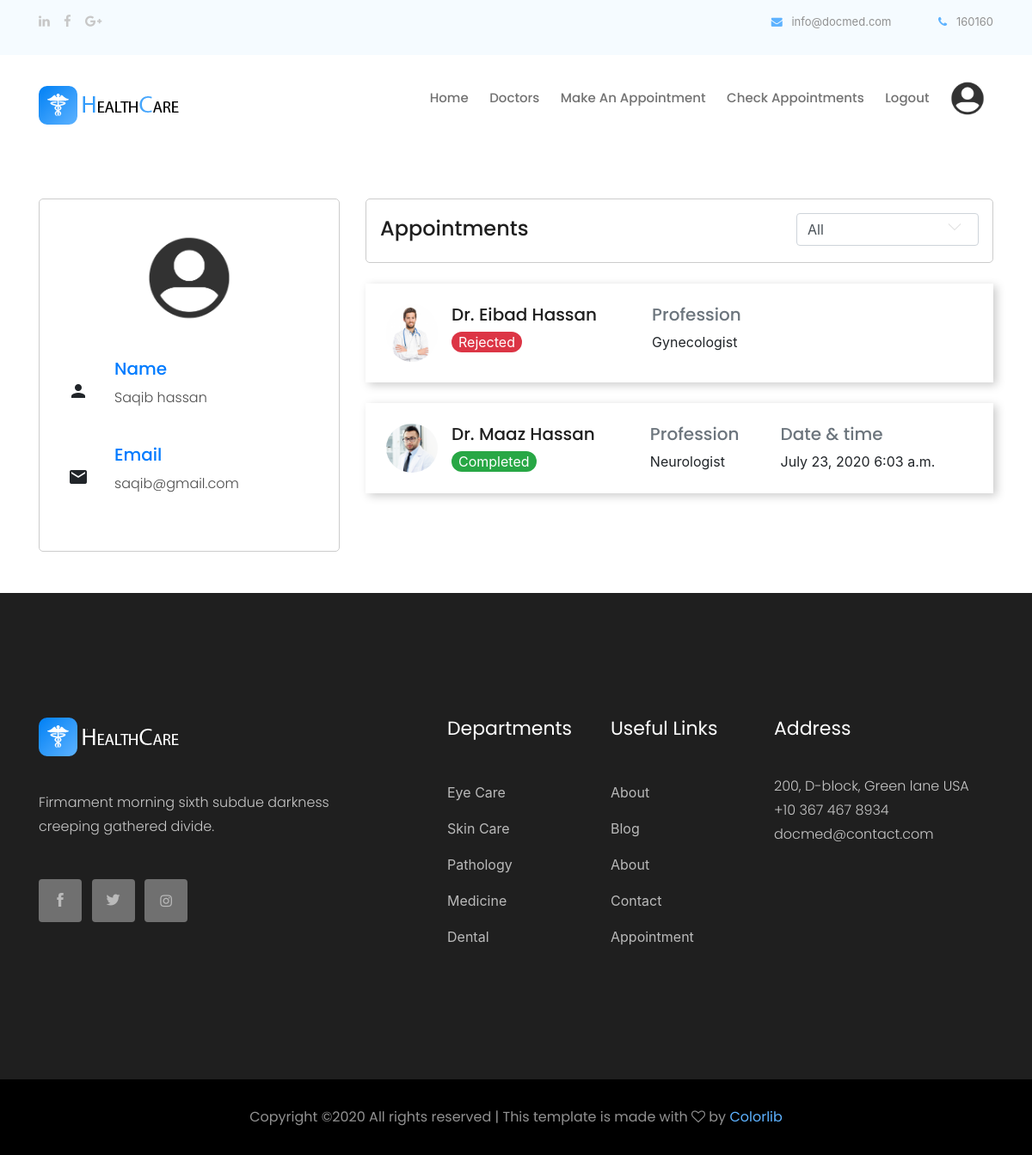
Before: /myProfile (signed in) with the older database file.
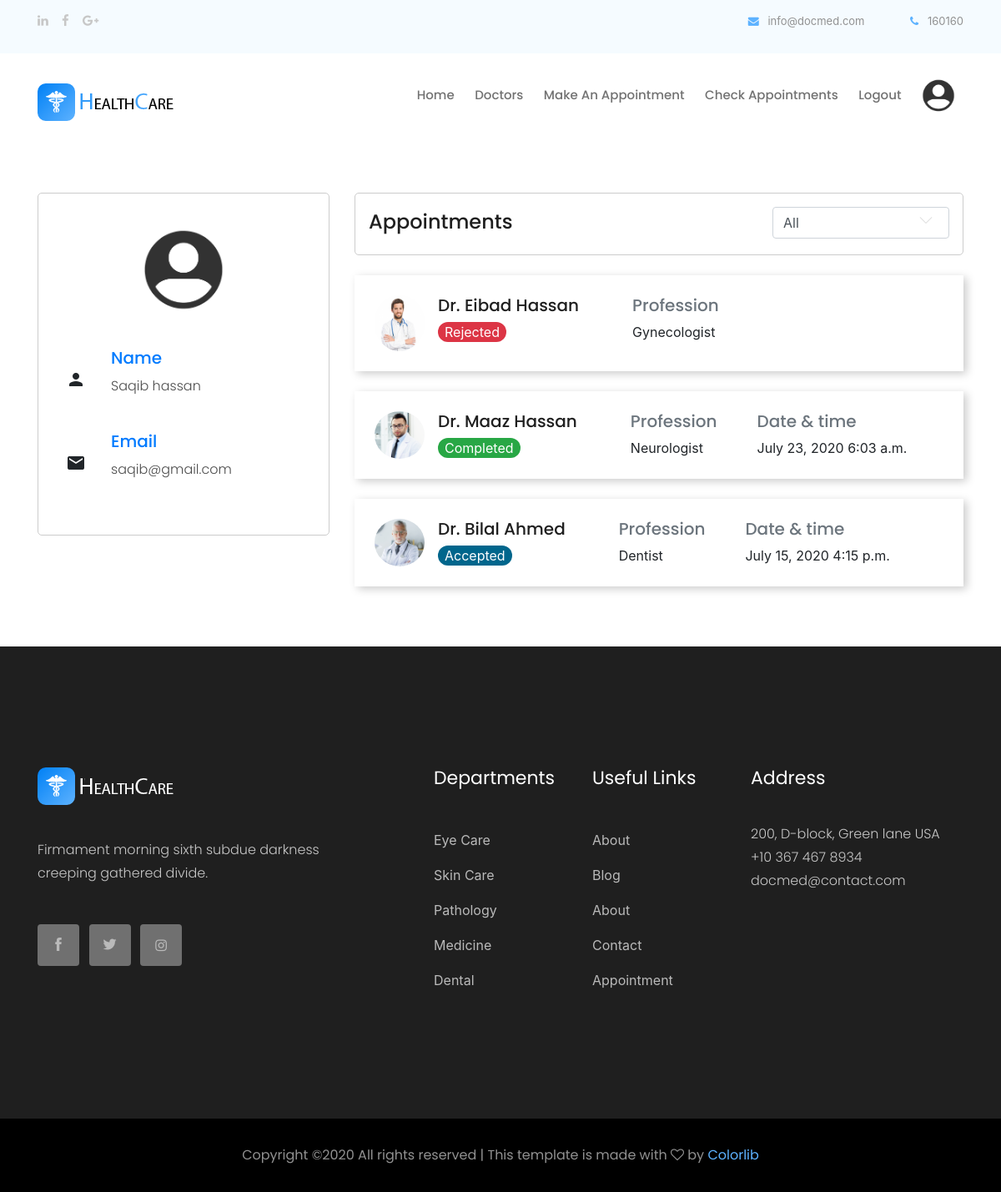
After: the same page with the newer database file.
### application/models.py (models this page shows, shortened)
class appointment(models.Model):
    sender_patient = models.ForeignKey(User, on_delete=models.CASCADE)
    to_doctor = models.ForeignKey(doctors, on_delete=models.CASCADE)
    depart = models.CharField(max_length=50)
    appointment_date = models.DateField(null=True, blank=True)
    appointment_time = models.TimeField(null=True, blank=True)
    status = models.IntegerField(default=0)

class doctors(models.Model):
    first_name = models.CharField(max_length=75)
    last_name = models.CharField(max_length=75)
    image = models.ImageField(upload_to='doctors_pic')
    email = models.CharField(max_length=75)
    city = models.CharField(max_length=75)
    password = models.CharField(max_length=20)
    temp_list = []
    all_depts = department.objects.all()
    for i in all_depts:
        temp_val = [i.related_profession_name, i.related_profession_name]
        temp_list.append(tuple(temp_val))
        print(temp_val)
    PROFESSION_CHOICES = tuple(temp_list)
    profession = models.CharField(choices = PROFESSION_CHOICES, max_length=75)
    hospital = models.CharField(max_length=75)

### application/views.py (the view, shortened to what this page needs)
# urls.py: path('myProfile', views.myProfile, name="myProfile"),
def myProfile(request):
    return profile(request, request.user.id)

### templates/profile.html (shortened to what this page needs)
{% load static %}
{% include 'inc/head.inc.html' %}
<link rel="stylesheet" href="https://maxcdn.bootstrapcdn.com/bootstrap/4.5.0/css/bootstrap.min.css">
<body>
    {% include 'inc/header.inc.html' %}
    <div class="container">
        <div class="row my-5">
            <div class="col-xl-4 col-lg-4 col-md-12 col-sm-12">
                <div class="profile p-4">
                    {% if is_doctor %}
                        <img src="media/{{user_info.image}}" style="width: 100px;" class="pic-profile rounded-circle my-3" alt="">
                    {% else %}
                        <img src="{% static 'img/profile_icon.png' %}" style="width: 100px;" class="pic-profile rounded-circle my-3" alt="">
                    {% endif %}
                    <div class="row my-4" style="text-align: left;">
                        <div class="col-1 px-4 d-flex justify-content-right align-items-center">
                            <i class="material-icons info-icon">person</i>
                        </div>
                        <div class="col-10" style="padding-left: 30px;">
                            <h5 class="text-primary text-b">Name</h5>
                            <p class="info-sub-head">{{user.first_name}} {{user.last_name}}</p>
                        </div>
                    </div>
                    <div class="row my-4" style="text-align: left;">
                        <div class="col-1 px-4 d-flex justify-content-right align-items-center">
                            <i class="material-icons info-icon">mail</i>
                        </div>
                        <div class="col-10" style="padding-left: 30px;">
                            <h5 class="text-primary text-b">Email</h5>
                            <p class="info-sub-head">{{user.username}}</p>
                        </div>
                    </div>
                 </div>
            </div>
            <div class="col-xl-8 col-lg-8 col-md-12 col-sm-12">
                <div class="profile p-3 text-left mb-4">
                    <div class="row">
                        <div class="col-sm-8">
                            <h4 class="mt-1">Appointments</h4>
                        </div>
                        <div class="col-sm-4 text-right">
                        </div>
                    </div>
                </div>
                {% for appoint in all_appoints %}
                {% if is_doctor %}
                    <div class="p-4 my-4 d-flex" style="box-shadow: 4px 3px 10px #cccccc;">
                        <img src="{% static 'img/profile_icon.png' %}" style="width: 60px; border-radius: 100%;" alt="">
                        <div class="mx-3">
                            <h5>{{appoint.sender_patient.first_name}} {{appoint.sender_patient.last_name}}</h5>
                            {% if appoint.status == 0 %}
                                <div class="px-2" style="border-radius: 15px; background-color: #f21aa5; color: white; width: fit-content;">waiting for response</div>
                            {% elif appoint.status == 1 %}
                                <div class="px-2 text-white" style="border-radius: 15px; width: fit-content; background-color: #00668c;">Accepted</div>
                            {% elif appoint.status == -1 %}
                                <div class="px-2 bg-danger text-white" style="border-radius: 15px; width: fit-content;">Rejected</div>
                            {% elif appoint.status == 2 %}
                                <div class="px-2 text-white bg-success" style="border-radius: 15px; width: fit-content;">Completed</div>
                            {% endif %}
                        </div>
                        {% if not appoint.appointment_date %}
                            <div class="ml-5" style="color: white;">
                                <h5 class="text-white">Date & time</h5>
                                {{appoint.appointment_date}}
                                {{appoint.appointment_time}}
                            </div>
                        {% else %}
                            <div class="ml-5">
                                <h5 class="text-secondary">Date & time</h5>
                                {{appoint.appointment_date}}
                                {{appoint.appointment_time}}
                            </div>
                        {% endif %}
                        {% if appoint.status == 0 %}
                            <div class="ml-5 my-2">
                                <h5 class="text-secondary"></h5>
                                <button type="button" class="btn btn-success" style="width: 80px;" onclick="accept_request('{{appoint.id}}')">Accept</button>
                                <a href="reject/{{appoint.id}}" onclick="return confirm('Are you sure to reject this appointment ?')">
                                    <button type="button" class="btn btn-danger" style="width: 80px;">Reject</button>
                                </a>
                            </div>
                        {% elif appoint.status == 1 %}
                            <div class="ml-5 my-2">
                                <h5 class="text-secondary"></h5>
                                <a href="completed/{{appoint.id}}" onclick="return confirm('This appointment will be marked as completed!')">
                                    <button type="button" class="btn btn-success">Mark as complete</button>
                                </a>
                            </div>
                        {% endif %}
                    </div>
                {% else %}
                    <div class="p-4 my-4 d-flex" style="box-shadow: 4px 3px 10px #cccccc;">
                        <img src="media/{{appoint.to_doctor.image}}" style="width: 60px; border-radius: 100%;" alt="">
                        <div class="mx-3">
                            <h5>Dr. {{appoint.to_doctor.first_name}} {{appoint.to_doctor.last_name}}</h5>
                            {% if appoint.status == 0 %}
                                <div class="px-2" style="border-radius: 15px; background-color: #f21aa5; color: white; width: fit-content;">waiting for response</div>
                            {% elif appoint.status == 1 %}
                                <div class="px-2 text-white" style="border-radius: 15px; width: fit-content; background-color: #00668c;">Accepted</div>
                            {% elif appoint.status == -1 %}
                                <div class="px-2 bg-danger text-white" style="border-radius: 15px; width: fit-content;">Rejected</div>
                            {% elif appoint.status == 2 %}
                                <div class="px-2 text-white bg-success" style="border-radius: 15px; width: fit-content;">Completed</div>
                            {% endif %}
                        </div>
                        <div class="ml-5">
                            <h5 class="text-secondary">Profession</h5>
                            {{appoint.depart}}
                        </div>
                        {% if appoint.appointment_date %}
                            <div class="ml-5">
                                <h5 class="text-secondary">Date & time</h5>
                                {{appoint.appointment_date}}
                                {{appoint.appointment_time}}
                            </div>
                        {% endif %}
                    </div>
                {% endif %}
                {% endfor %}
            </div>
        </div>
    </div>
    {% include 'inc/footer.inc.html' %}
{% include 'inc/bottom.inc.html' %}

Changed rows visible on the page:
added appointment: to_doctor.image (picture), to_doctor.first_name "Bilal", to_doctor.last_name "Ahmed", status "Accepted", depart "Dentist", appointment_date "July 15, 2020", appointment_time "4:15 p.m."
